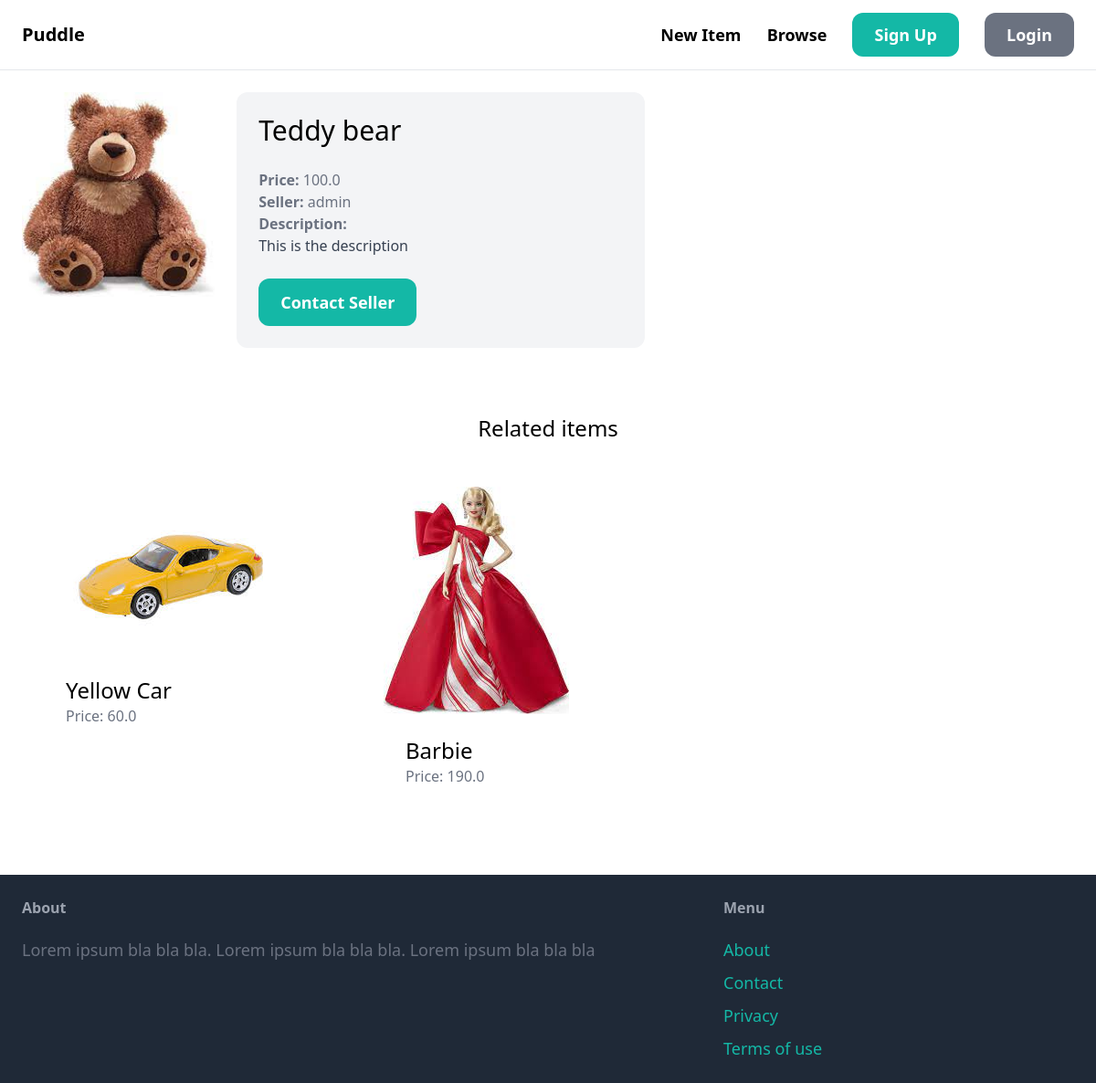
Page /items/1/ on the committed database.
### item/models.py (models this page shows, shortened)
class Item(models.Model):
    category= models.ForeignKey(Category, related_name='items', on_delete=models.CASCADE)
    name= models.CharField(max_length=255)
    description = models.TextField(blank=True, null=True)
    price = models.FloatField()
    image = models.ImageField(upload_to='item_images', blank=True, null=True)
    is_sold = models.BooleanField(default=False)
    created_by = models.ForeignKey(User, related_name='items', on_delete=models.CASCADE)
    created_at = models.DateTimeField(auto_now_add=True)

### item/views.py (the view)
# urls.py: path('<int:pk>/', views.detail, name='detail')
def detail(request, pk):
    item = get_object_or_404(Item, pk=pk)
    related_items = Item.objects.filter(category=item.category, is_sold=False).exclude(pk=pk)[0:3]
    return render(request, 'item/detail.html', {
        'item': item,
        'related_items': related_items
    })

### item/templates/item/detail.html (shortened to what this page needs)
{% extends 'core/base.html' %}
{% block content %}
<div class="grid grid-cols-5 gap-6">
    <div class="colspan-3">
        <img src="{{ item.image.url }}" class="rounded-t-xl">
    </div>
    <div class="col-span-2 p-6 bg-gray-100 rounded-xl" >
        <h1 class="mb-6 text-3xl">{{ item.name }}</h1>
        <p class="text-gray-500"><strong>Price: </strong>{{ item.price }}</p>
        <p class="text-gray-500"><strong>Seller: </strong>{{ item.created_by }}</p>
        {% if item.description %}
        <p class="text-gray-700">
            <strong class="text-gray-500">Description:</strong><br>
            {{ item.description }}
        </p>
        {% endif %}
        {% if request.user == item.created_by %}
            <div class="mt-6 p-6 bg-white rounded-xl">
                <p>This is your item!</p>
                <a href="{% url 'item:edit' item.id %}" class="inline-block mt-6 px-6 py-3 text-lg font-semibold bg-teal-500 text-white rounded-xl">Edit</a>
                <a href="{% url 'item:delete' item.id %}" class="inline-block mt-6 px-6 py-3 text-lg font-semibold bg-red-500 text-white rounded-xl">Delete</a>
            </div>
        {% else %}
        <a href="{% url 'conversation:new' item.id %}" class="inline-block mt-6 px-6 py-3 text-lg font-semibold bg-teal-500 text-white rounded-xl hover:bg-teal-700">Contact Seller</a>
        {% endif %}
    </div>
</div>
<div class="mt-6 px-6 py-12 rounded-xl">
    <h2 class="mb-12 text-2xl text-center">Related items</h2>
    <div class="grid grid-cols-3 gap-3">
        {% for item in related_items %}
        <div>
        <a href="{% url 'item:detail' item.id %}">
            <div>
                <img src="{{ item.image.url }}" class="rounded-t-xl">
            </div>
            <div class="p-6 bg-white rounded-b-xl">
                <h2 class="text-2xl">{{ item.name }}</h2>
                <p class="text-gray-500">Price: {{ item.price }}</p>
            </div>
        </a>
        </div>
        {% endfor %}
    </div>
   </div>
{% endblock %}

### rows in the picture
Item: image (picture), name "Teddy bear", price "100.0", created_by "admin", description "This is the description"
Item: image (picture), name "Yellow Car", price "60.0"
Item: image (picture), name "Barbie", price "190.0"
